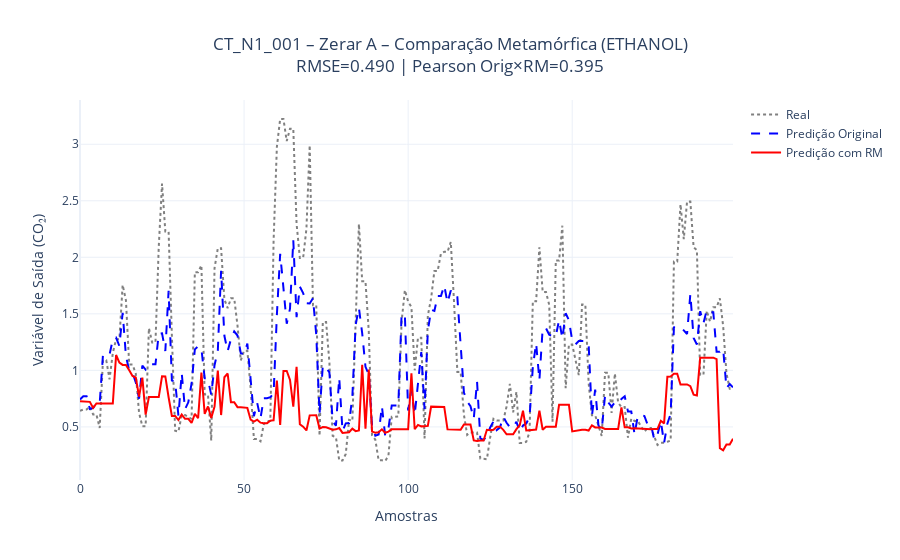
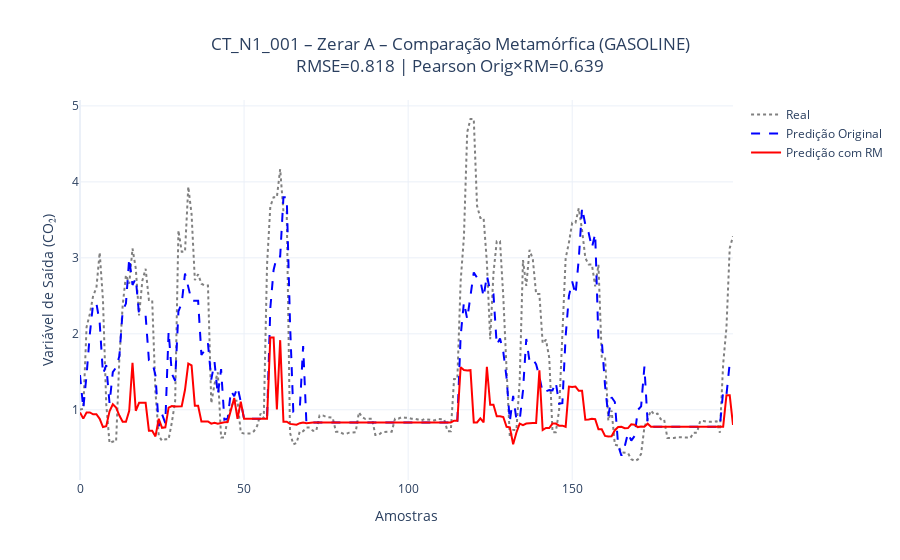
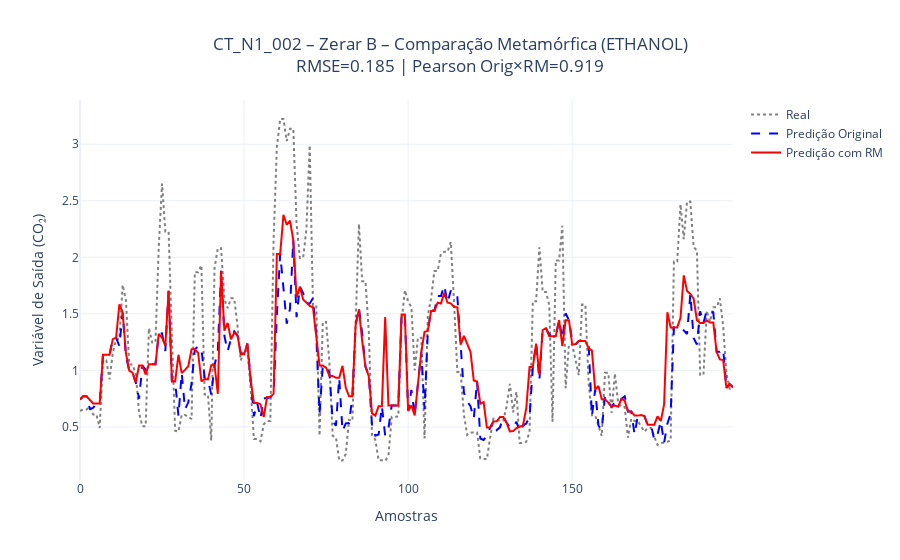
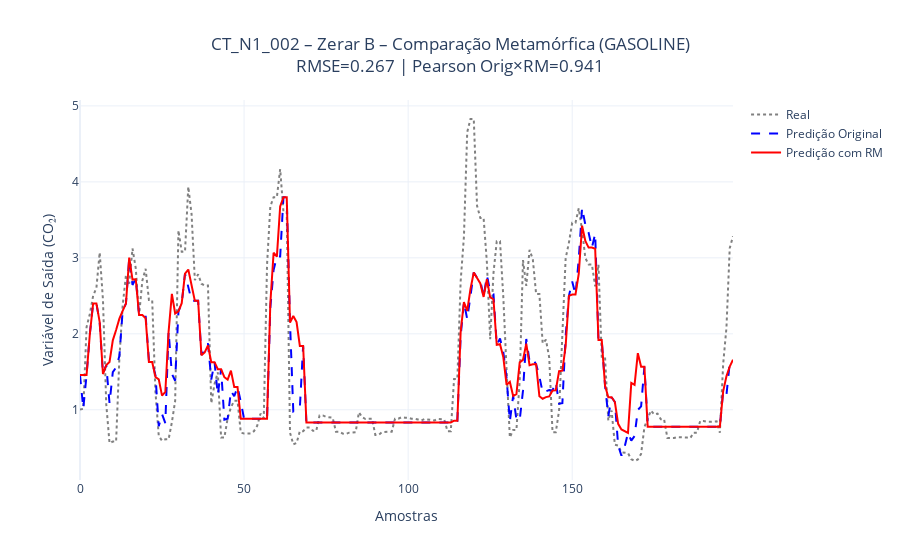

The notebook cell these images were saved under, in order:
### Code cell
# ==============================================================================
# NOTEBOOK DE TESTES METAMÓRFICOS - NÍVEL 1: ANÁLISE DE SENSIBILIDADE
# ==============================================================================
# Objetivo: Avaliar a estabilidade e a sensibilidade do sistema a perturbações,
# ausências e valores extremos nos dados de entrada (caixa-preta estrita).
# ------------------------------------------------------------------------------

# 📦 Imports
import pandas as pd
import numpy as np
import joblib
import plotly.graph_objects as go
from sklearn.metrics import mean_squared_error
from scipy.stats import pearsonr
from pathlib import Path

# ==============================================================================
# 📁 ETAPA 1: SETUP DO AMBIENTE
# ==============================================================================

ethanol_path = Path(
    r"C:/Users/Paulo Eduardo/Documents/Dissertação/ModelosML/Conect2ai/MDPI2023-pollution/data/[Etanol] Trajeto Casa-Escola-UFRN/trackLog-2023-Feb-13_06-38-49_seg.csv"
)
gasoline_path = Path(
    r"C:/Users/Paulo Eduardo/Documents/Dissertação/ModelosML/Conect2ai/MDPI2023-pollution/data/[Gasolina] Trajeto Casa-Escola-UFRN/trackLog-2022-Dec-01_06-43-57_qui.csv"
)

df_ethanol = pd.read_csv(ethanol_path)
df_gasoline = pd.read_csv(gasoline_path)

print("Arquivos de dados carregados com sucesso.")

# ==============================================================================
# 🔧 PREPARAÇÃO DOS DADOS
# ==============================================================================

def preparar_dados(df):
    df = df.copy()
    df.columns = df.columns.str.strip()

    col_map = {
        "Speed (OBD)(km/h)": "Speed(OBD)(km/h)",
        "Latitude ": "Latitude",
        "Longitude ": "Longitude"
    }
    df.rename(columns={k: v for k, v in col_map.items() if k in df.columns}, inplace=True)

    if "Speed(OBD)(km/h)" in df.columns:
        speed_ms = df["Speed(OBD)(km/h)"].fillna(0).values * 1000 / 3600
        df["Acceleration"] = np.diff(speed_ms, prepend=speed_ms[0])

    return df

df_ethanol = preparar_dados(df_ethanol)
df_gasoline = preparar_dados(df_gasoline)

# ==============================================================================
# 🤖 CARREGAMENTO DOS MODELOS
# ==============================================================================

modelos = {
    "ethanol": {
        "afr": joblib.load(
            Path(r"C:/Users/Paulo Eduardo/Documents/Dissertação/ModelosML/Conect2ai/MDPI2023-pollution/models/LGBMRegressor_ethanol_afr.pkl")
        ),
        "maf": joblib.load(
            Path(r"C:/Users/Paulo Eduardo/Documents/Dissertação/ModelosML/Conect2ai/MDPI2023-pollution/models/XGBRegressor_ethanol_maf.pkl")
        ),
    },
    "gasoline": {
        "afr": joblib.load(
            Path(r"C:/Users/Paulo Eduardo/Documents/Dissertação/ModelosML/Conect2ai/MDPI2023-pollution/models/LGBMRegressor_gasoline_afr.pkl")
        ),
        "maf": joblib.load(
            Path(r"C:/Users/Paulo Eduardo/Documents/Dissertação/ModelosML/Conect2ai/MDPI2023-pollution/models/XGBRegressor_gasoline_maf.pkl")
        ),
    }
}

print("Modelos carregados com sucesso.")

# ==============================================================================
# 🧮 FUNÇÕES AUXILIARES
# ==============================================================================

def compute_co2(afr, maf, fuel):
    afr = np.asarray(afr)
    maf = np.asarray(maf)
    carbon_fraction = {"ethanol": 0.5217, "gasoline": 0.8571}
    fuel_rate = np.divide(maf, afr, out=np.zeros_like(maf), where=afr != 0)
    return fuel_rate * carbon_fraction[fuel] * (44.0 / 12.0)

def encontrar_coluna(df, nomes):
    for n in nomes:
        if n in df.columns:
            return df[n]
    return None

def pearson_safe(x, y):
    x, y = np.asarray(x), np.asarray(y)
    mask = ~np.isnan(x) & ~np.isnan(y)
    if mask.sum() < 2:
        return np.nan
    return pearsonr(x[mask], y[mask])[0]

# ==============================================================================
# 🔬 TESTE METAMÓRFICO NUMÉRICO
# ==============================================================================

def executar_teste_plotly(df_original, df_modificado, modelo_afr, modelo_maf, fuel, nome_ct):
    features = ["Latitude", "Longitude", "Speed(OBD)(km/h)", "Acceleration"]

    for f in features:
        if f not in df_original.columns:
            df_original[f] = 0
        if f not in df_modificado.columns:
            df_modificado[f] = 0

    afr_real = encontrar_coluna(
        df_original,
        ["AirFuelRatio(Commanded)(:1)", "Air Fuel Ratio(Commanded)(:1)"]
    )
    maf_real = encontrar_coluna(
        df_original,
        ["MassAirFlowRate(g/s)", "Mass Air Flow Rate(g/s)"]
    )

    co2_real = (
        compute_co2(afr_real, maf_real, fuel)
        if afr_real is not None and maf_real is not None
        else None
    )

    co2_orig = compute_co2(
        modelo_afr.predict(df_original[features]),
        modelo_maf.predict(df_original[features]),
        fuel
    )

    co2_mod = compute_co2(
        modelo_afr.predict(df_modificado[features]),
        modelo_maf.predict(df_modificado[features]),
        fuel
    )

    rmse = mean_squared_error(co2_orig, co2_mod, squared=False)
    pearson_rm = pearson_safe(co2_orig, co2_mod)
    pearson_real = pearson_safe(co2_real, co2_mod)

    # ======================================================
    # 📢 BLOCO INFORMATIVO (ANTES DO GRÁFICO)
    # ======================================================
    print("\n" + "=" * 80)
    print(f"🧪 {nome_ct} ({fuel.upper()})")
    print("Tipo de Teste: Metamórfico – Análise de Sensibilidade")
    print(f"RMSE Orig×RM = {rmse:.4f}")
    print(f"Pearson Orig×RM = {pearson_rm:.3f}")
    print(f"Pearson Real×RM = {pearson_real:.3f}")
    print("=" * 80)

    # ======================================================
    # 📈 GRÁFICO
    # ======================================================
    fig = go.Figure()

    if co2_real is not None:
        fig.add_trace(go.Scatter(
            y=co2_real[:200],
            name="Real",
            line=dict(dash="dot", color="gray")
        ))

    fig.add_trace(go.Scatter(
        y=co2_orig[:200],
        name="Predição Original",
        line=dict(dash="dash", color="blue")
    ))

    fig.add_trace(go.Scatter(
        y=co2_mod[:200],
        name="Predição com RM",
        line=dict(color="red")
    ))

    fig.update_layout(
        title=dict(
            text=(
                f"{nome_ct} – Comparação Metamórfica ({fuel.upper()})<br>"
                f"RMSE={rmse:.3f} | Pearson Orig×RM={pearson_rm:.3f}"
            ),
            x=0.5
        ),
        xaxis_title="Amostras",
        yaxis_title="Variável de Saída (CO₂)",
        template="plotly_white"
    )

    fig.show()


# ==============================================================================
# 🧪 TESTE DE ROBUSTEZ (NULL)
# ==============================================================================

def executar_teste_null(df_original, df_modificado, modelo_afr, modelo_maf, fuel, nome_ct):
    features = ["Latitude", "Longitude", "Speed(OBD)(km/h)", "Acceleration"]

    for f in features:
        if f not in df_original.columns:
            df_original[f] = 0
        if f not in df_modificado.columns:
            df_modificado[f] = 0

    afr_real = encontrar_coluna(
        df_original,
        ["AirFuelRatio(Commanded)(:1)", "Air Fuel Ratio(Commanded)(:1)"]
    )
    maf_real = encontrar_coluna(
        df_original,
        ["MassAirFlowRate(g/s)", "Mass Air Flow Rate(g/s)"]
    )

    co2_real = (
        compute_co2(afr_real, maf_real, fuel)
        if afr_real is not None and maf_real is not None
        else None
    )

    co2_orig = compute_co2(
        modelo_afr.predict(df_original[features]),
        modelo_maf.predict(df_original[features]),
        fuel
    )

    co2_null = compute_co2(
        modelo_afr.predict(df_modificado[features]),
        modelo_maf.predict(df_modificado[features]),
        fuel
    )

    rmse = mean_squared_error(co2_orig, co2_null, squared=False)
    pearson_null = pearson_safe(co2_orig, co2_null)
    pearson_real = pearson_safe(co2_real, co2_null)

    status = "❌ FALHA – NULL processado sem rejeição explícita"

    # ======================================================
    # 📢 BLOCO INFORMATIVO (ANTES DO GRÁFICO)
    # ======================================================
    print("\n" + "=" * 80)
    print(f"🧪 {nome_ct} ({fuel.upper()})")
    print("Tipo de Teste: Robustez – Valor NULL")
    print(f"Status do Teste: {status}")
    print(f"RMSE Orig×NULL = {rmse:.4f}")
    print(f"Pearson Orig×NULL = {pearson_null:.3f}")
    print(f"Pearson Real×NULL = {pearson_real:.3f}")
    print("=" * 80)

    # ======================================================
    # 📈 GRÁFICO
    # ======================================================
    fig = go.Figure()

    if co2_real is not None:
        fig.add_trace(go.Scatter(
            y=co2_real[:200],
            name="Real",
            line=dict(dash="dot", color="gray")
        ))

    fig.add_trace(go.Scatter(
        y=co2_orig[:200],
        name="Predição Original",
        line=dict(dash="dash", color="blue")
    ))

    fig.add_trace(go.Scatter(
        y=co2_null[:200],
        name="Predição com NULL",
        line=dict(color="red")
    ))

    fig.update_layout(
        title=dict(
            text=(
                f"{nome_ct} – Comparação com NULL ({fuel.upper()})<br>"
                f"{status}<br>"
                f"RMSE={rmse:.3f} | Pearson Null={pearson_null:.3f} | Pearson Real×NULL={pearson_real:.3f}"
            ),
            x=0.5
        ),
        xaxis_title="Amostras",
        yaxis_title="Variável de Saída (CO₂)",
        template="plotly_white"
    )

    fig.show()


# ==============================================================================
# 🔁 CASOS DE TESTE – NÍVEL 1
# ==============================================================================

testes_exclusivos = {
    "CT_N1_001 – Zerar A": lambda df: df.assign(**{"Speed(OBD)(km/h)": 0.0}),
    "CT_N1_002 – Zerar B": lambda df: df.assign(Acceleration=0.0),
    "CT_N1_003 – Zerar C": lambda df: df.assign(Latitude=0.0),
    "CT_N1_004 – Zerar D": lambda df: df.assign(Longitude=0.0),
}

testes_null = {
    "CT_N1_005 – A = null": lambda df: df.assign(**{"Speed(OBD)(km/h)": np.nan}),
    "CT_N1_006 – B = null": lambda df: df.assign(Acceleration=np.nan),
    "CT_N1_007 – C = null": lambda df: df.assign(Latitude=np.nan),
    "CT_N1_008 – D = null": lambda df: df.assign(Longitude=np.nan),
}

# ==============================================================================
# ▶️ EXECUÇÃO
# ==============================================================================

print("\n=== TESTES METAMÓRFICOS NUMÉRICOS ===")
for nome, t in testes_exclusivos.items():
    for fuel, df in [("ethanol", df_ethanol), ("gasoline", df_gasoline)]:
        executar_teste_plotly(df, t(df.copy()), modelos[fuel]["afr"], modelos[fuel]["maf"], fuel, nome)

print("\n=== TESTES DE ROBUSTEZ (NULL) ===")
for nome, t in testes_null.items():
    for fuel, df in [("ethanol", df_ethanol), ("gasoline", df_gasoline)]:
        executar_teste_null(df, t(df.copy()), modelos[fuel]["afr"], modelos[fuel]["maf"], fuel, nome)

### Figure 1 — Plotly figure (JSON) as saved in the notebook; plotly's stock layout.template omitted (floating-point values rounded to 4 significant figures; data arrays with more than 128 entries replaced by an {"elided": "..."} marker saying what was removed)
{"data": [{"line": {"color": "gray", "dash": "dot"}, "name": "Real", "type": "scatter", "y": {"elided": "200 float values"}}, {"line": {"color": "blue", "dash": "dash"}, "name": "Predição Original", "type": "scatter", "y": {"elided": "200 float values"}}, {"line": {"color": "red"}, "name": "Predição com RM", "type": "scatter", "y": {"elided": "200 float values"}}], "layout": {"title": {"text": "CT_N1_001 – Zerar A – Comparação Metamórfica (ETHANOL)<br>RMSE=0.490 | Pearson Orig×RM=0.395", "x": 0.5}, "xaxis": {"title": {"text": "Amostras"}}, "yaxis": {"title": {"text": "Variável de Saída (CO₂)"}}}}

### Figure 2 — Plotly figure (JSON) as saved in the notebook; plotly's stock layout.template omitted (floating-point values rounded to 4 significant figures; data arrays with more than 128 entries replaced by an {"elided": "..."} marker saying what was removed)
{"data": [{"line": {"color": "gray", "dash": "dot"}, "name": "Real", "type": "scatter", "y": {"elided": "200 float values"}}, {"line": {"color": "blue", "dash": "dash"}, "name": "Predição Original", "type": "scatter", "y": {"elided": "200 float values"}}, {"line": {"color": "red"}, "name": "Predição com RM", "type": "scatter", "y": {"elided": "200 float values"}}], "layout": {"title": {"text": "CT_N1_001 – Zerar A – Comparação Metamórfica (GASOLINE)<br>RMSE=0.818 | Pearson Orig×RM=0.639", "x": 0.5}, "xaxis": {"title": {"text": "Amostras"}}, "yaxis": {"title": {"text": "Variável de Saída (CO₂)"}}}}

### Figure 3 — Plotly figure (JSON) as saved in the notebook; plotly's stock layout.template omitted (floating-point values rounded to 4 significant figures; data arrays with more than 128 entries replaced by an {"elided": "..."} marker saying what was removed)
{"data": [{"line": {"color": "gray", "dash": "dot"}, "name": "Real", "type": "scatter", "y": {"elided": "200 float values"}}, {"line": {"color": "blue", "dash": "dash"}, "name": "Predição Original", "type": "scatter", "y": {"elided": "200 float values"}}, {"line": {"color": "red"}, "name": "Predição com RM", "type": "scatter", "y": {"elided": "200 float values"}}], "layout": {"title": {"text": "CT_N1_002 – Zerar B – Comparação Metamórfica (ETHANOL)<br>RMSE=0.185 | Pearson Orig×RM=0.919", "x": 0.5}, "xaxis": {"title": {"text": "Amostras"}}, "yaxis": {"title": {"text": "Variável de Saída (CO₂)"}}}}

### Figure 4 — Plotly figure (JSON) as saved in the notebook; plotly's stock layout.template omitted (floating-point values rounded to 4 significant figures; data arrays with more than 128 entries replaced by an {"elided": "..."} marker saying what was removed)
{"data": [{"line": {"color": "gray", "dash": "dot"}, "name": "Real", "type": "scatter", "y": {"elided": "200 float values"}}, {"line": {"color": "blue", "dash": "dash"}, "name": "Predição Original", "type": "scatter", "y": {"elided": "200 float values"}}, {"line": {"color": "red"}, "name": "Predição com RM", "type": "scatter", "y": {"elided": "200 float values"}}], "layout": {"title": {"text": "CT_N1_002 – Zerar B – Comparação Metamórfica (GASOLINE)<br>RMSE=0.267 | Pearson Orig×RM=0.941", "x": 0.5}, "xaxis": {"title": {"text": "Amostras"}}, "yaxis": {"title": {"text": "Variável de Saída (CO₂)"}}}}
